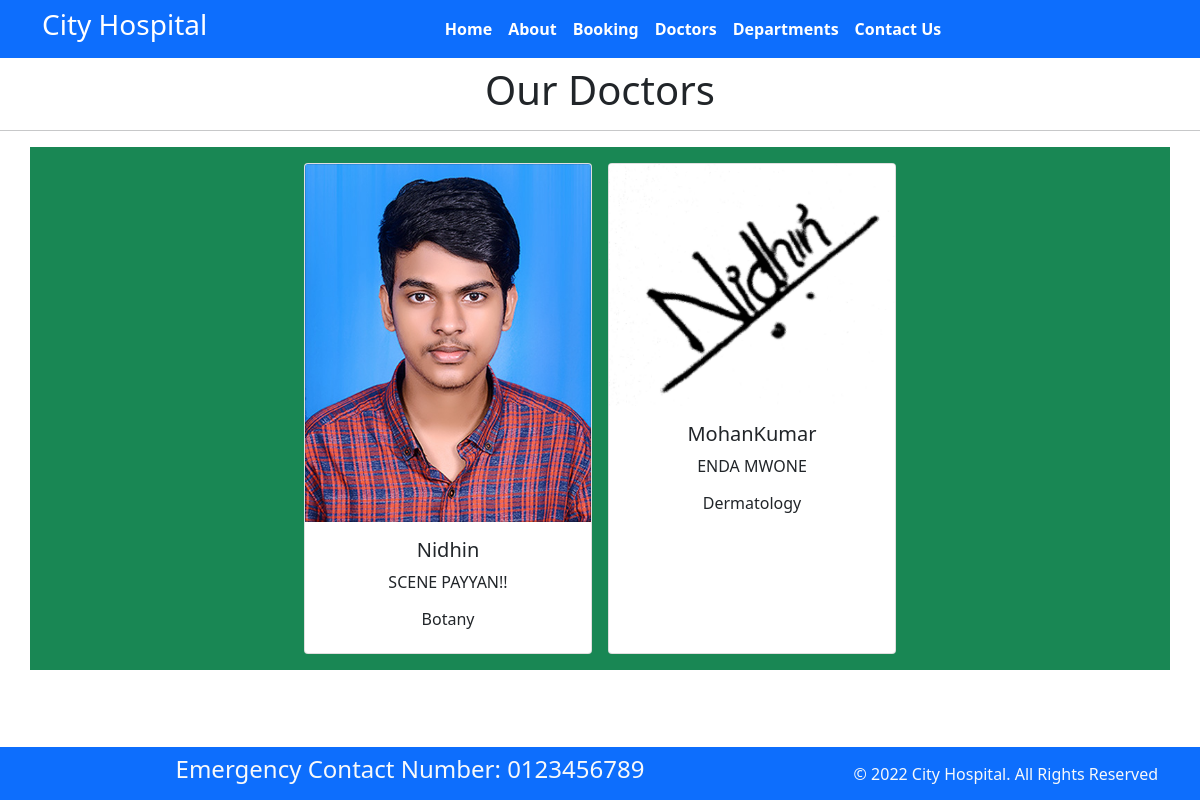
The app's page /doctors/ with its own data.
### home/models.py (models this page shows, shortened)
class Doctors(models.Model):
    doc_name=models.CharField(max_length=100)
    doc_spec=models.TextField(max_length=255)
    dep_name=models.ForeignKey(Departments, on_delete=models.CASCADE)
    doc_image=models.ImageField(upload_to='doctors')

class Departments(models.Model):
    dep_name=models.CharField(max_length=100)
    dep_description=models.TextField()
    def __str__(self):
        return self.dep_name

### home/views.py (the view)
# urls.py: path('doctors/', views.doctors,name='doctors'),
def doctors(request):
     dict_doctors={
        "doc":Doctors.objects.all()
     }
     return render(request, "doctor.html",dict_doctors)

### templates/doctor.html (shortened to what this page needs)
{% extends "base.html" %}
{% block content %}
<h1 class="text-center">Our Doctors</h1>
<hr/>
<div class="container p-3 bg-success text-center d-flex justify-content-center">
{% for d in doc %}
<div class="card mx-2 text-center" style="width: 18rem;">
    <img class="card-img-top" src="{{d.doc_image.url}}" alt="Card image cap">
    <div class="card-body">
        <h5 class="card-title">{{d.doc_name}}</h5>
        <p class="card-text">{{d.doc_spec}}</p>
        <h6>{{d.dep_name}}</h6>
    </div>
</div>
{% endfor %}
{% endblock %}

### records on screen
Doctors: doc_image (picture), doc_name "Nidhin", doc_spec "SCENE PAYYAN!!", dep_name "Botany"
Doctors: doc_image (picture), doc_name "MohanKumar", doc_spec "ENDA MWONE", dep_name "Dermatology"
